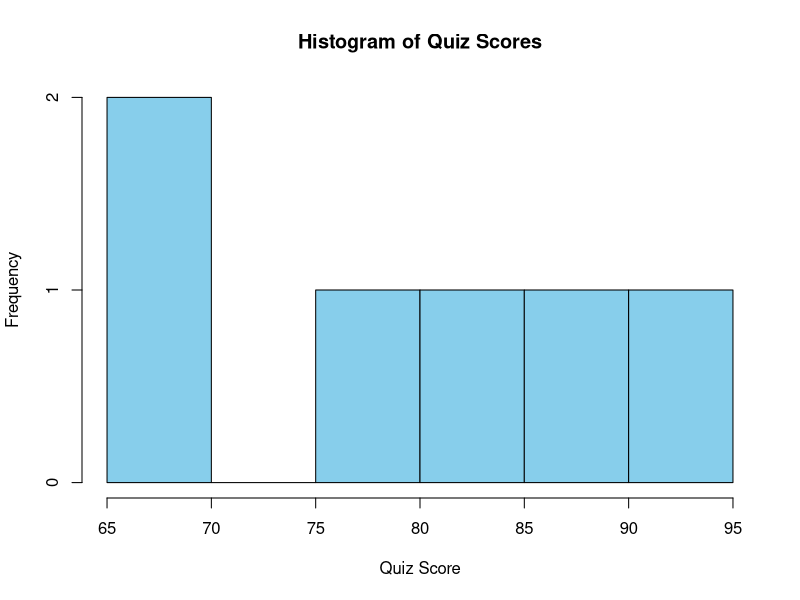
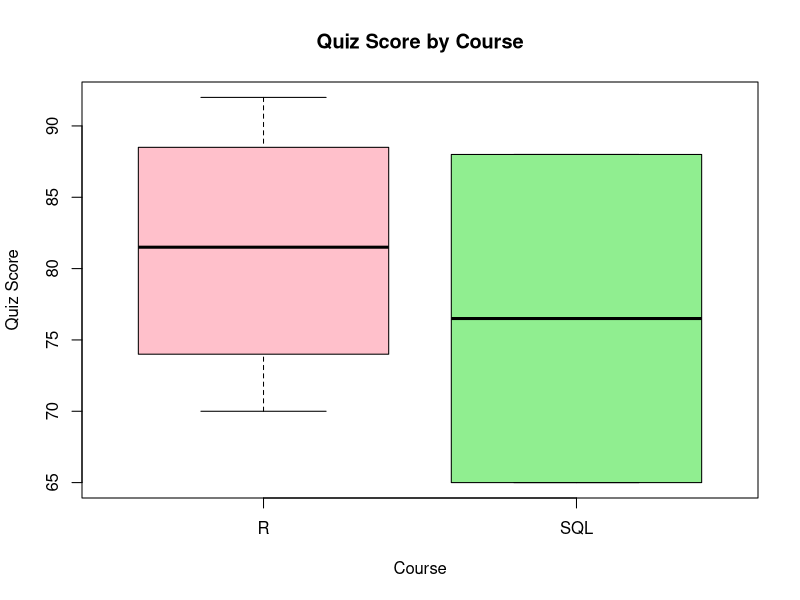
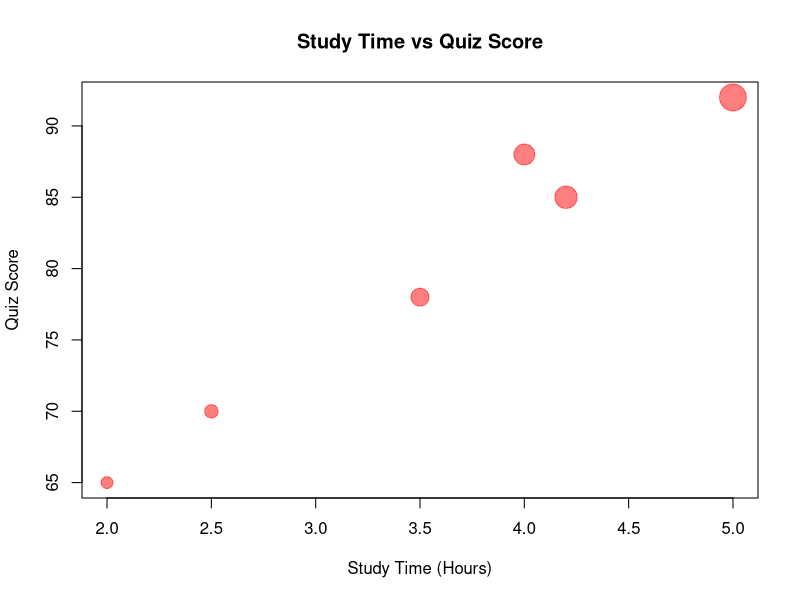
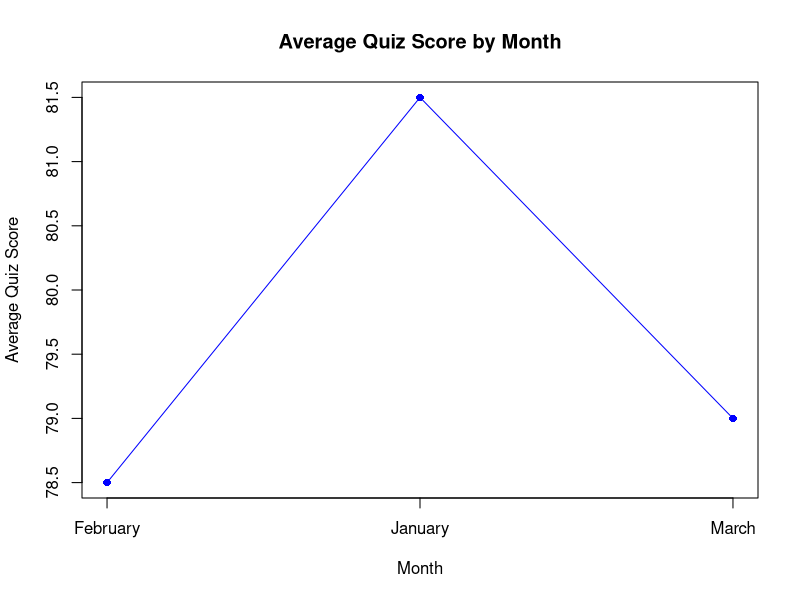

Reproduce these figures in R, in order.
#=========================================
# SET 8: Online Learning Activity Analysis
#=========================================

# Create Dataset
student <- data.frame(
  Student_ID = c("L01","L02","L03","L04","L05","L06"),
  Gender = c("Male","Female","Male","Female","Male","Female"),
  Age = c(20,22,19,21,23,20),
  Course = c("R","R","SQL","R","R","SQL"),
  Study_Time = c(3.5,4.2,2.0,5.0,2.5,4.0),
  Videos_Watched = c(12,15,8,18,9,14),
  Quiz_Score = c(78,85,65,92,70,88),
  Login_Date = as.Date(c("2025-01-05",
                         "2025-01-05",
                         "2025-02-08",
                         "2025-02-08",
                         "2025-03-12",
                         "2025-03-12"))
)

print(student)

#=========================================
# Task 1: Histogram
#=========================================

hist(student$Quiz_Score,
     col="skyblue",
     main="Histogram of Quiz Scores",
     xlab="Quiz Score",
     ylab="Frequency")

#=========================================
# Task 1: Boxplot
#=========================================

boxplot(Quiz_Score ~ Course,
        data=student,
        col=c("pink","lightgreen"),
        main="Quiz Score by Course",
        xlab="Course",
        ylab="Quiz Score")

cat("\nInterpretation:\n")
cat("Students in the R course generally have higher quiz scores than SQL students.\n")

#=========================================
# Task 2: Scatter Plot
#=========================================

plot(student$Study_Time,
     student$Quiz_Score,
     pch=19,
     cex=student$Videos_Watched/5,
     col=rgb(1,0,0,0.5),
     main="Study Time vs Quiz Score",
     xlab="Study Time (Hours)",
     ylab="Quiz Score")

cat("\nLearning Pattern:\n")
cat("Students who spend more time studying generally score higher.\n")
cat("Larger bubbles indicate more videos watched.\n")

#=========================================
# Task 3: Average Quiz Score per Month
#=========================================

student$Month <- format(student$Login_Date,"%B")

avg_score <- aggregate(Quiz_Score ~ Month,
                       data=student,
                       mean)

print(avg_score)

plot(avg_score$Quiz_Score,
     type="o",
     pch=16,
     col="blue",
     xaxt="n",
     xlab="Month",
     ylab="Average Quiz Score",
     main="Average Quiz Score by Month")

axis(1,
     at=1:nrow(avg_score),
     labels=avg_score$Month)

cat("\nTrend:\n")
cat("Average quiz scores vary across the months.\n")

#=========================================
# Task 4: Save Dataset for Tableau
#=========================================

write.csv(student,
          "Online_Learning_Activity.csv",
          row.names=FALSE)

cat("\nDataset saved as Online_Learning_Activity.csv\n")
cat("Import this CSV into Tableau.\n")
cat("Create:\n")
cat("1. Bar Chart (Average Quiz Score by Course)\n")
cat("2. Scatter Plot (Study Time vs Quiz Score)\n")
cat("3. Add Gender and Course Filters\n")
cat("4. Combine into a Dashboard\n")
